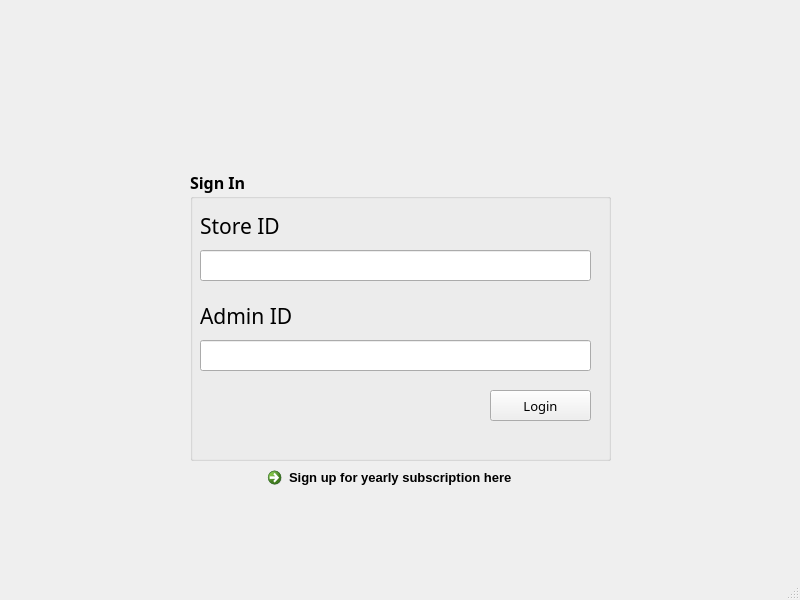
<?xml version="1.0" encoding="UTF-8"?>
<ui version="4.0">
 <class>MainWindow</class>
 <widget class="QMainWindow" name="MainWindow">
  <property name="geometry">
   <rect>
    <x>0</x>
    <y>0</y>
    <width>800</width>
    <height>600</height>
   </rect>
  </property>
  <property name="windowTitle">
   <string>MainWindow</string>
  </property>
  <widget class="QWidget" name="centralwidget">
   <widget class="QLabel" name="label">
    <property name="geometry">
     <rect>
      <x>250</x>
      <y>10</y>
      <width>311</width>
      <height>131</height>
     </rect>
    </property>
    <property name="text">
     <string/>
    </property>
    <property name="pixmap">
     <pixmap>../../Pictures/Saved Pictures/bobappLOGO.png</pixmap>
    </property>
    <property name="scaledContents">
     <bool>true</bool>
    </property>
   </widget>
   <widget class="QCommandLinkButton" name="commandLinkButton">
    <property name="geometry">
     <rect>
      <x>260</x>
      <y>460</y>
      <width>281</width>
      <height>41</height>
     </rect>
    </property>
    <property name="font">
     <font>
      <family>Segoe UI</family>
      <pointsize>10</pointsize>
     </font>
    </property>
    <property name="text">
     <string>Sign up for yearly subscription here</string>
    </property>
   </widget>
   <widget class="QGroupBox" name="groupBox">
    <property name="geometry">
     <rect>
      <x>190</x>
      <y>170</y>
      <width>421</width>
      <height>291</height>
     </rect>
    </property>
    <property name="font">
     <font>
      <family>Century Gothic</family>
      <pointsize>12</pointsize>
      <weight>75</weight>
      <bold>true</bold>
     </font>
    </property>
    <property name="title">
     <string>Sign In</string>
    </property>
    <property name="flat">
     <bool>false</bool>
    </property>
    <property name="checkable">
     <bool>false</bool>
    </property>
    <widget class="QLabel" name="label_2">
     <property name="geometry">
      <rect>
       <x>10</x>
       <y>40</y>
       <width>221</width>
       <height>31</height>
      </rect>
     </property>
     <property name="font">
      <font>
       <family>Century Gothic</family>
       <pointsize>16</pointsize>
       <weight>50</weight>
       <bold>false</bold>
      </font>
     </property>
     <property name="text">
      <string>Store ID</string>
     </property>
    </widget>
    <widget class="QLineEdit" name="lineEdit">
     <property name="geometry">
      <rect>
       <x>10</x>
       <y>80</y>
       <width>391</width>
       <height>31</height>
      </rect>
     </property>
     <property name="font">
      <font>
       <weight>50</weight>
       <bold>false</bold>
      </font>
     </property>
    </widget>
    <widget class="QLabel" name="label_3">
     <property name="geometry">
      <rect>
       <x>10</x>
       <y>130</y>
       <width>221</width>
       <height>31</height>
      </rect>
     </property>
     <property name="font">
      <font>
       <family>Century Gothic</family>
       <pointsize>16</pointsize>
       <weight>50</weight>
       <bold>false</bold>
      </font>
     </property>
     <property name="text">
      <string>Admin ID</string>
     </property>
    </widget>
    <widget class="QLineEdit" name="lineEdit_2">
     <property name="geometry">
      <rect>
       <x>10</x>
       <y>170</y>
       <width>391</width>
       <height>31</height>
      </rect>
     </property>
     <property name="font">
      <font>
       <weight>50</weight>
       <bold>false</bold>
      </font>
     </property>
    </widget>
    <widget class="QPushButton" name="adminLogButton">
     <property name="geometry">
      <rect>
       <x>300</x>
       <y>220</y>
       <width>101</width>
       <height>31</height>
      </rect>
     </property>
     <property name="font">
      <font>
       <family>Century Gothic</family>
       <pointsize>10</pointsize>
       <weight>50</weight>
       <bold>false</bold>
      </font>
     </property>
     <property name="text">
      <string>Login</string>
     </property>
    </widget>
   </widget>
  </widget>
  <widget class="QMenuBar" name="menubar">
   <property name="geometry">
    <rect>
     <x>0</x>
     <y>0</y>
     <width>800</width>
     <height>21</height>
    </rect>
   </property>
  </widget>
  <widget class="QStatusBar" name="statusbar"/>
 </widget>
 <resources/>
 <connections/>
</ui>
